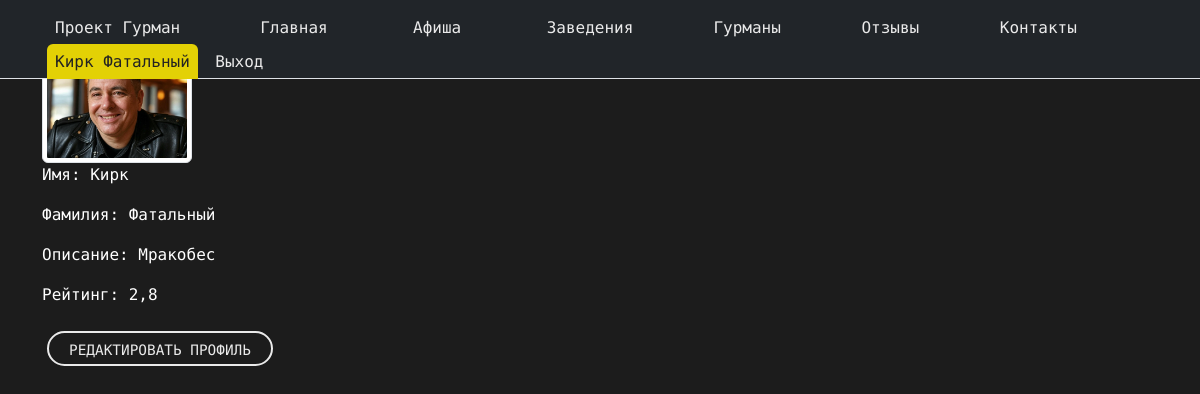
The app's page /profile/ (signed in) with its own data.
### landing/models.py (models this page shows, shortened)
class User(AbstractBaseUser, PermissionsMixin):
    ROLE_CHOICES = (
        ("gourmand", "Гурман"),
        ("owner", "Владелец заведения"),
    )
    email = models.EmailField(unique=True)
    first_name = models.CharField(max_length=30, blank=True)
    last_name = models.CharField(max_length=30, blank=True)
    role = models.CharField(max_length=10, choices=ROLE_CHOICES, default="gourmand", db_index=True)  # Индекс на role
    is_active = models.BooleanField(default=True)
    is_staff = models.BooleanField(default=False)
    slug = models.SlugField(max_length=100, blank=True, unique=True, verbose_name="Слаг")
    date_joined = models.DateTimeField(auto_now_add=True, db_index=True)  # Индекс на date_joined
    objects = UserManager()
    USERNAME_FIELD = "email"
    REQUIRED_FIELDS = ["first_name", "last_name"]
    def is_gourmand(self):
        return self.role == "gourmand"

class GourmandProfile(models.Model):
    user = models.OneToOneField(User, on_delete=models.CASCADE, related_name='gourmand_profile')
    rating = models.DecimalField(max_digits=3, decimal_places=1, default=0.0)
    image = models.ImageField(upload_to='gourmand_images/', blank=True, null=True)
    description = models.TextField(blank=True, null=True)

### landing/views.py (the view, shortened to what this page needs)
# urls.py: path('profile/', views.profile, name='profile'),
@login_required
def profile(request):
    user = request.user
    if user.is_gourmand():
        profile, _ = GourmandProfile.objects.get_or_create(user=user)
        return render(request, "gourmands/gourmand_profile.html", {"profile": profile})
    return redirect("index")

### templates/gourmands/gourmand_profile.html (shortened to what this page needs)
{% extends "landing/base.html" %}
{% load static %}
{% block content %}
<div class="container my-4 my-md-5">
  {% if profile.image %}
    <img src="{{ profile.image.url }}" alt="Фото гурмана" class="img-thumbnail" width="150">
  {% else %}
    <img src="{% static 'img/default.png' %}" alt="Фото гурмана" class="img-thumbnail" width="150">
  {% endif %}
  <p>Имя: {{ user.first_name }}</p>
  <p>Фамилия: {{ user.last_name }}</p>
  <p>Описание: {{ profile.description }}</p>
  <p>Рейтинг: {{ profile.rating }}</p>
  <div class="mt-4 button_user">
    <a href="{% url 'edit_profile' %}" class="custom-button">Редактировать профиль</a>
  </div>
</div>
{% endblock %}

### templates/includes/header.html (shortened to what this page needs)
{% load static %}
{% url 'events' as events_url %}
{% url 'places' as places_url %}
{% url 'index' as index_url %}
{% url 'reviews' as reviews_url %}
{% url 'gourmands' as gourmands_url %}
{% url 'contacts' as contacts_url %}
<nav class="navbar navbar-expand-xl bg_dark fixed-top pb-0" aria-label="Основная навигация" >
    <div class="container-fluid px-3">
            <ul class="navbar-nav">
              <li class="nav-item button_user">
                <a class="navbar-brand custom-text-color pb-0 fs-5" href="{% url 'index' %}">Проект Гурман</a>
              </li>
            </ul>
              <div class="collapse navbar-collapse right_header_info fixed-top bg-dark" id="navbarNav">
                <ul class="navbar-nav ms-auto nav nav-tabs nav nav-link contact-info">
                  <li class="nav-item button_user">
                    <a class="button nav-link" href="{% url 'index' %}">Проект Гурман</a>
                  </li>
                  <li class="nav-item button_user">
                    <a class="button nav-link  {% if request.path == index_url %}active{% endif %}" href="{% url 'index' %}">Главная</a>
                  </li>
                  <li class="nav-item button_user">
                    <a class="button nav-link {% if request.path == events_url %}active{% endif %}" href="{% url 'events' %}">Афиша</a>
                  </li>
                  <li class="nav-item button_user">
                    <a class="button nav-link {% if request.path == places_url %}active{% endif %}" href="{% url 'places' %}">Заведения</a>
                  </li>
                  <li class="nav-item button_user">
                    <a class="button nav-link {% if request.path == gourmands_url %}active{% endif %}" href="{% url 'gourmands' %}">Гурманы</a>
                  </li>
                  <li class="nav-item button_user">
                    <a class="button nav-link {% if request.path == reviews_url %}active{% endif %}" href="{% url 'reviews' %}">Отзывы</a>
                  </li>
                  <li class="nav-item button_user">
                    <a class="button nav-link {% if request.path == contacts_url %}active{% endif %}" href="{% url 'contacts' %}">Контакты</a>
                  </li>
                  {% if request.user.is_authenticated %}
                    <li class="nav-item button_user">
                      <a class="button nav-link active" href="{% url 'profile' %}">{{ request.user.first_name }} {{ request.user.last_name }}</a>
                      <a class="button nav-link" href="{% url 'signout' %}">Выход</a>
                    </li>
                  {% else %}
                    <li class="button_user">
                      <a class="button nav-link" href="{% url 'signin' %}" >Вход</a>
                      <a class="button nav-link" href="{% url 'signup' %}" >Регистрация</a>
                    </li>
                  {% endif %}
                </ul>
              </div>
              </div>
</nav>

### landing/static/css/style.css (style rules this page uses)
body { background-color: #1c1c1c; color: white; font-family: 'LXGW WenKai Mono TC', 'Arial', sans-serif; min-height: 100vh; display: flex; flex-direction: column; }
a { color: #1f1f1f; text-decoration: none !important; outline: none !important; transition: all 0.3s ease-in-out; }
.contact-info { display: flex; align-items: center; justify-content: center; }
.contact-info li { display: flex; align-items: center; margin-right: 15px; }
.button_user a:hover, .button_user a:focus, .button_user a.active { background: #e3d105; color: #fff; border-color: #e3d105; color: #222; }
.button_user a { float: left; min-width: 75px; height: 35px; text-align: center; line-height: 35px; position: relative; padding: 0 15px; margin: 0 2px; }
.right_header_info { padding-top: 10px; width: 100%; }
.right_header_info ul { list-style: none; padding: 0; margin: 0; }
.right_header_info ul li { display: inline; font-size: 16px; margin-left: 45px; color: #eaeaea; font-weight: 400; }
.right_header_info ul li a { color: #eaeaea; font-weight: 300; }
.button_user .custom-button { display: inline-block; min-width: 120px; height: 35px; line-height: 35px; text-align: center; padding: 0 20px; margin: 0 5px; color: #eaeaea; border: 2px solid #eaeaea; border-radius: 25px; transition: all 0.3s ease; text-transform: uppercase; font-size: 0.9rem; }
.custom-text-color { color: #eaeaea; padding-right: 1rem; padding-left: 1rem; }
.nav-link.active { background: #e3d105 !important; color: #222 !important; border-color: #e3d105 !important; }
.nav-link { border-top: none!important; border-left: none!important; border-right: none!important; }
.button_user a.active { background: #e3d105; color: #000000; border: none !important; }
.bg_dark { color: #eaeaea; background: #111111; }
.navbar { display: flex; justify-content: start; }
.navbar-nav { display: flex; justify-content: start; }

### records on screen
User: user.first_name "Кирк", user.last_name "Фатальный", first_name "Кирк", last_name "Фатальный"
GourmandProfile: image (picture), description "Мракобес", rating "2,8"
